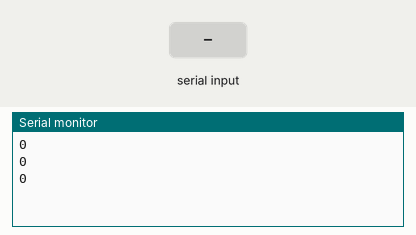
A sketch run on a simulated Arduino Uno, built with avr-gcc and run on an emulated ATmega328P. Parts: the last lines printed to the serial monitor. Inputs (shaded band) come from the test bench.

Above: at 1.2 s.
1.3 s: byte 30 received over Serial
At 1.9 s:
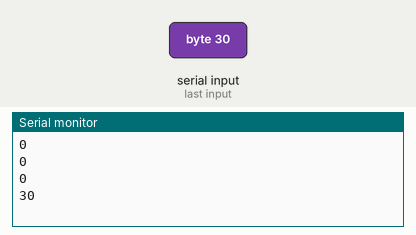
2.8 s: byte 90 received over Serial
At 3.4 s:
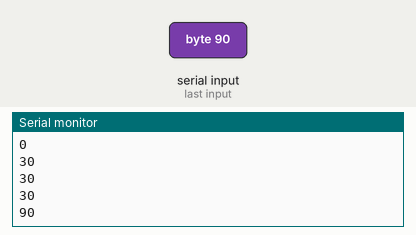
4.3 s: byte 120 received over Serial
At 4.9 s:
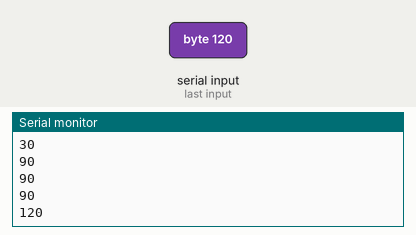
Timing chart, 0 to 7.3 s (numbered marks = the images above; inputs shaded):
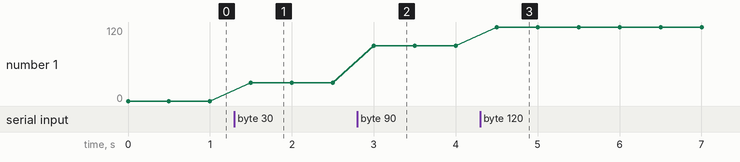

The sketch:

sketch_mar27b.ino
```cpp
int keystroke = 0;
void setup() {
  Serial.begin(9600);
}

void loop(){
if (Serial.available()>0){
 keystroke = Serial.read();
 }
Serial.println(keystroke);
delay(500);
}
```

Measured:
- after the input at 1.3 s, the serial monitor: prints a new line after 0.20 s (image 1)
- after the input at 2.8 s, the serial monitor: prints a new line after 0.20 s (image 2)
- after the input at 4.3 s, the serial monitor: prints a new line after 0.20 s (image 3)
- plotted number 1: 0 → 30 after the input at 1.3 s, 30 → 90 after the input at 2.8 s, 90 → 120 after the input at 4.3 s
